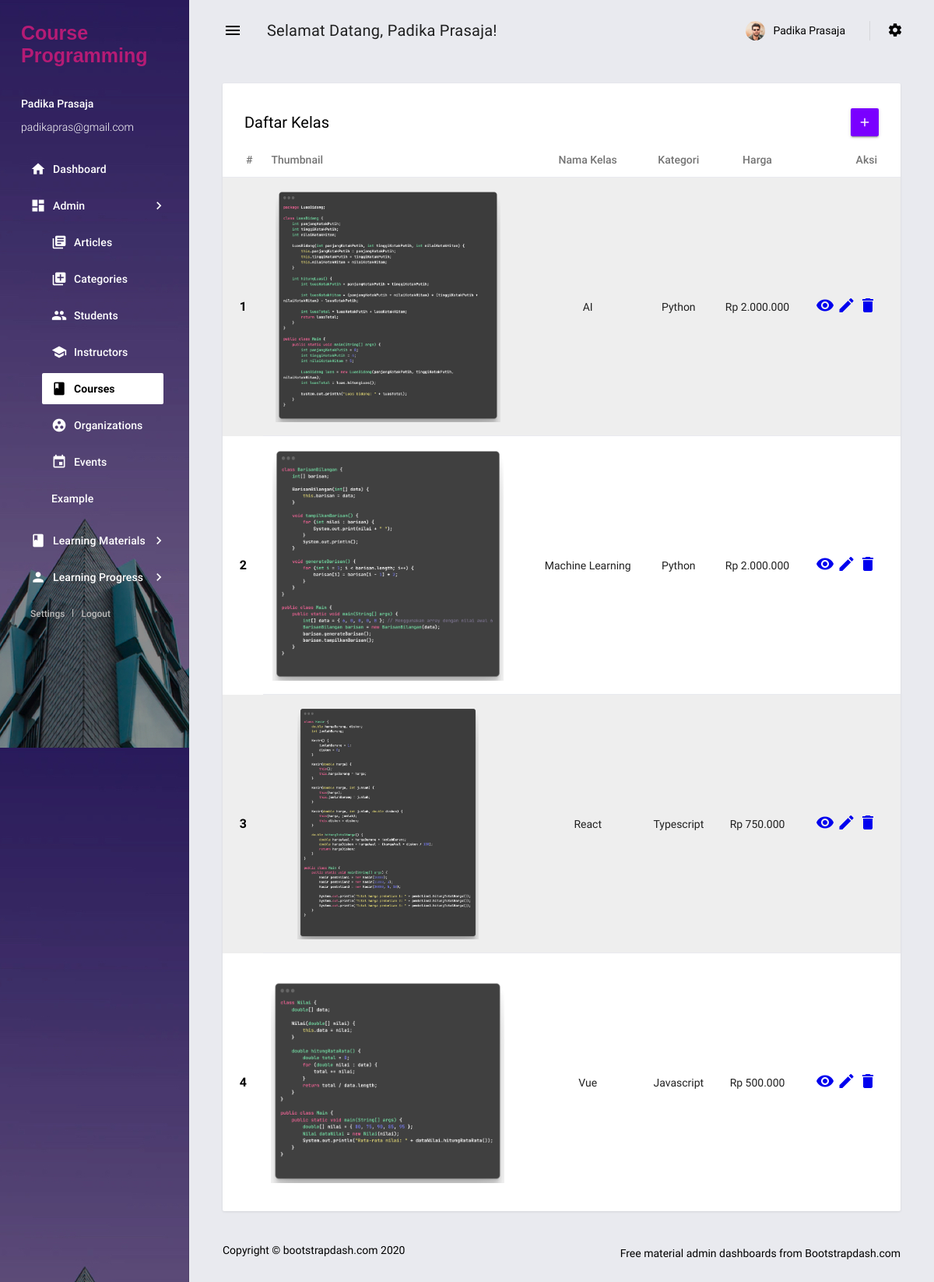
Screenshot of /master/courses/course.php (signed in) with the database file from the repository.
### tables this page shows
CREATE TABLE `instructors` (
  `id` int(11) NOT NULL,
  `instructor_name` varchar(100) NOT NULL,
  `email` varchar(100) NOT NULL,
  `phone_number` varchar(20) DEFAULT NULL,
  `user_id` int(11) NOT NULL
);

CREATE TABLE `course` (
  `id` int(11) NOT NULL,
  `category_id` int(11) NOT NULL,
  `course_name` varchar(100) NOT NULL,
  `thumbnail` varchar(255) NOT NULL,
  `description` text DEFAULT NULL,
  `price` decimal(10,2) NOT NULL
);

CREATE TABLE `categories` (
  `id` int(11) NOT NULL,
  `category_name` varchar(100) NOT NULL
);

### pustaka/Koneksi.php (called while the page is built, shortened)
<?php
class Koneksi
{
    protected $conn;
    function __construct()
    {
        if(!isset($this->conn)){
            $this->conn = new mysqli(self::HOST, self::USER,  self::PASS, self::DB);
        }
    }
}

### pustaka/User.php (called while the page is built, shortened)
<?php
require_once('Koneksi.php');
class User extends Koneksi{
    public function details($sql){
        $query = $this->conn->query($sql);
        $row = $query->fetch_array();
        return $row;
    }
}

### master/courses/course.php (the view, shortened to what this page needs)
<?php require_once '../components/header.php'; ?>
<div class="mdc-layout-grid__cell stretch-card mdc-layout-grid__cell--span-12">
    <div class="mdc-card p-0">
        <div class="d-flex justify-content-between align-items-center card-padding pb-2">
            <h6 class="card-title m-0">Daftar Kelas</h6>
            <a href="course-add.php" data-toggle="tooltip" title="Tambah data">
                <button class="mdc-button mdc-button--raised icon-button filled-button--primary">
                    <i class="material-icons mdc-button__icon">add</i>
                </button>
            </a>
        </div>
        <div class="table-responsive">
            <table class="table table-striped">
                <thead>
                    <tr class="text-center">
                        <th class="text-left">#</th>
                        <th class="text-left">Thumbnail</th>
                        <th class="text-center">Nama Kelas</th>
                        <th class="text-center">Kategori</th>
                        <th class="text-center">Harga</th>
                        <th>Aksi</th>
                    </tr>
                </thead>
                <tbody>
                    <?php
                    $crud = new Crud();
                    $conn = $crud->getConnection();
                    $sql = "SELECT course.*, categories.category_name
                            FROM course
                            LEFT JOIN categories ON course.category_id = categories.id";
                    $result = $conn->query($sql);
                    $no = 1;
                    if ($result->num_rows > 0) {
                        while ($row = $result->fetch_assoc()) {
                            ?>
                            <tr>
                                <th scope="row"><?= $no++; ?></th>
                                <td class="text-left"><img src="<?= $row['thumbnail'] ?>" alt="thumbnail" width="300px" height="300px" style="object-fit: contain;"></td>
                                <td class="text-center"><?= ucwords($row['course_name']); ?></td>
                                <td class="text-center"><?= ucwords($row['category_name']); ?></td>
                                <td class="text-center"><?= 'Rp ' . number_format($row['price'], 0, ',', '.'); ?></td>
                                <td>
                                    <a href="#?id=<?= $row['id']; ?>" data-toggle="tooltip" data-placement="top" title="Detail"><i class="material-icons">remove_red_eye</i></a>
                                    <a href="course-edit.php?id=<?= $row['id']; ?>" data-toggle="tooltip" data-placement="top" title="Edit"><i class="material-icons" aria-hidden="true">edit</i></a>
                                    <a href="delete-course.php?&id=<?= $row['id']; ?>" onclick="return confirm('Apakah anda yakin ?');" data-toggle="tooltip" data-placement="top" title="Hapus"><i class="material-icons" aria-hidden="true">delete</i></a>
                                </td>
                            </tr>
                            <?php
                        }
                    } else {
                        echo "<tr><td colspan='5'>Tidak ada data</td></tr>";
                    }
                    ?>
                </tbody>
            </table>
        </div>
    </div>
</div>
<?php require_once '../components/footer.php'; ?>

### master/components/sidebar.php (shortened to what this page needs)
<aside class="mdc-drawer mdc-drawer--dismissible mdc-drawer--open">
  <div class="mdc-drawer__header">
    <a href="../../index.php" class="brand-logo">
      Course Programming
    </a>
  </div>
  <div class="mdc-drawer__content">
    <div class="user-info">
      <p class="name"><?= $name ?></p>
      <p class="email"><?= $email ?></p>
    </div>
    <div class="mdc-list-group">
      <nav class="mdc-list mdc-drawer-menu">
        <div class="mdc-list-item mdc-drawer-item">
          <a class="mdc-drawer-link" href="../dashboard/index.php">
            <i class="material-icons mdc-list-item__start-detail mdc-drawer-item-icon" aria-hidden="true">home</i>
            Dashboard
          </a>
        </div>
        <div class="mdc-list-item mdc-drawer-item">
          <a class="mdc-expansion-panel-link" href="#" data-toggle="expansionPanel" data-target="ui-sub-menu">
            <i class="material-icons mdc-list-item__start-detail mdc-drawer-item-icon" aria-hidden="true">dashboard</i>
            Admin
            <i class="mdc-drawer-arrow material-icons">chevron_right</i>
          </a>
          <div class="mdc-expansion-panel" id="ui-sub-menu">
            <nav class="mdc-list mdc-drawer-submenu">
              <div class="mdc-list-item mdc-drawer-item">
                <a class="mdc-drawer-link" href="../artikel/artikel.php">
                  <i class="material-icons mdc-list-item__start-detail mdc-drawer-item-icon" aria-hidden="true">library_books</i>
                  Articles
                </a>
              </div>
              <div class="mdc-list-item mdc-drawer-item">
                <a class="mdc-drawer-link" href="../kategori/kategori.php">
                  <i class="material-icons mdc-list-item__start-detail mdc-drawer-item-icon" aria-hidden="true">library_add</i>
                  Categories
                </a>
              </div>
              <div class="mdc-list-item mdc-drawer-item">
                <a class="mdc-drawer-link" href="../murid/murid.php">
                  <i class="material-icons mdc-list-item__start-detail mdc-drawer-item-icon" aria-hidden="true">group</i>
                  Students
                </a>
              </div>
              <div class="mdc-list-item mdc-drawer-item">
                <a class="mdc-drawer-link" href="../guru/guru.php">
                  <i class="material-icons mdc-list-item__start-detail mdc-drawer-item-icon" aria-hidden="true">school</i>
                  Instructors
                </a>
              </div>
              <div class="mdc-list-item mdc-drawer-item">
                <a class="mdc-drawer-link" href="../courses/course.php">
                  <i class="material-icons mdc-list-item__start-detail mdc-drawer-item-icon" aria-hidden="true">class</i>
                  Courses
                </a>
              </div>
              <div class="mdc-list-item mdc-drawer-item">
                <a class="mdc-drawer-link" href="../organizations/org.php">
                  <i class="material-icons mdc-list-item__start-detail mdc-drawer-item-icon" aria-hidden="true">group_work</i>
                  Organizations
                </a>
              </div>
              <div class="mdc-list-item mdc-drawer-item">
                <a class="mdc-drawer-link" href="../events/event.php">
                  <i class="material-icons mdc-list-item__start-detail mdc-drawer-item-icon" aria-hidden="true">event</i>
                  Events
                </a>
              </div>
              <div class="mdc-list-item mdc-drawer-item">
                <a class="mdc-drawer-link" href="pages/ui-features/typography.html">
                  Example
                </a>
              </div>
            </nav>
          </div>
        </div>
        <div class="mdc-list-item mdc-drawer-item">
          <a class="mdc-expansion-panel-link" href="#" data-toggle="expansionPanel" data-target="ui3-sub-menu">
            <i class="material-icons mdc-list-item__start-detail mdc-drawer-item-icon" aria-hidden="true">book</i>
            Learning Materials
            <i class="mdc-drawer-arrow material-icons">chevron_right</i>
          </a>
        </div>
        <div class="mdc-list-item mdc-drawer-item">
          <a class="mdc-expansion-panel-link" href="#" data-toggle="expansionPanel" data-target="ui2-sub-menu">
            <i class="material-icons mdc-list-item__start-detail mdc-drawer-item-icon" aria-hidden="true">person</i>
            Learning Progress
            <i class="mdc-drawer-arrow material-icons">chevron_right</i>
          </a>
        </div>
      </nav>
    </div>
    <div class="profile-actions">
      <a href="javascript:;">Settings</a>
      <a href="../../auth/logout.php">Logout</a>
    </div>
  </div>
</aside>

### master/components/navbar.php (shortened to what this page needs)
<?php
require_once('../components/header.php');
?>
<header class="mdc-top-app-bar">
  <div class="mdc-top-app-bar__row">
    <div class="mdc-top-app-bar__section mdc-top-app-bar__section--align-start">
      <button class="material-icons mdc-top-app-bar__navigation-icon mdc-icon-button sidebar-toggler">menu</button>
      <span class="mdc-top-app-bar__title">Selamat Datang,  <?= $name ?>!</span>
    </div>
    <div class="mdc-top-app-bar__section mdc-top-app-bar__section--align-end mdc-top-app-bar__section-right">
      <div class="menu-button-container menu-profile d-none d-md-block">
        <button class="mdc-button mdc-menu-button">
          <span class="d-flex align-items-center">
            <span class="figure">
              <img src="../../assets/images/faces/face1.jpg" alt="user" class="user">
            </span>
            <span class="user-name"><?= $name ?></span>
          </span>
        </button>
      </div>
      <div class="menu-button-container d-none d-md-block">
        <button class="mdc-button mdc-menu-button">
          <i class="mdi mdi-settings"></i>
        </button>
      </div>
    </div>
  </div>
</header>

### rows the page displays
instructors: instructor_name "Padika Prasaja", email "padikapras@gmail.com"
course: thumbnail (picture), course_name "AI", category.category_name "Python", price "2.000.000"
course: thumbnail (picture), course_name "Machine Learning", category.category_name "Python", price "2.000.000"
course: thumbnail (picture), course_name "React", category.category_name "Typescript", price "750.000"
course: thumbnail (picture), course_name "Vue", category.category_name "Javascript", price "500.000"
